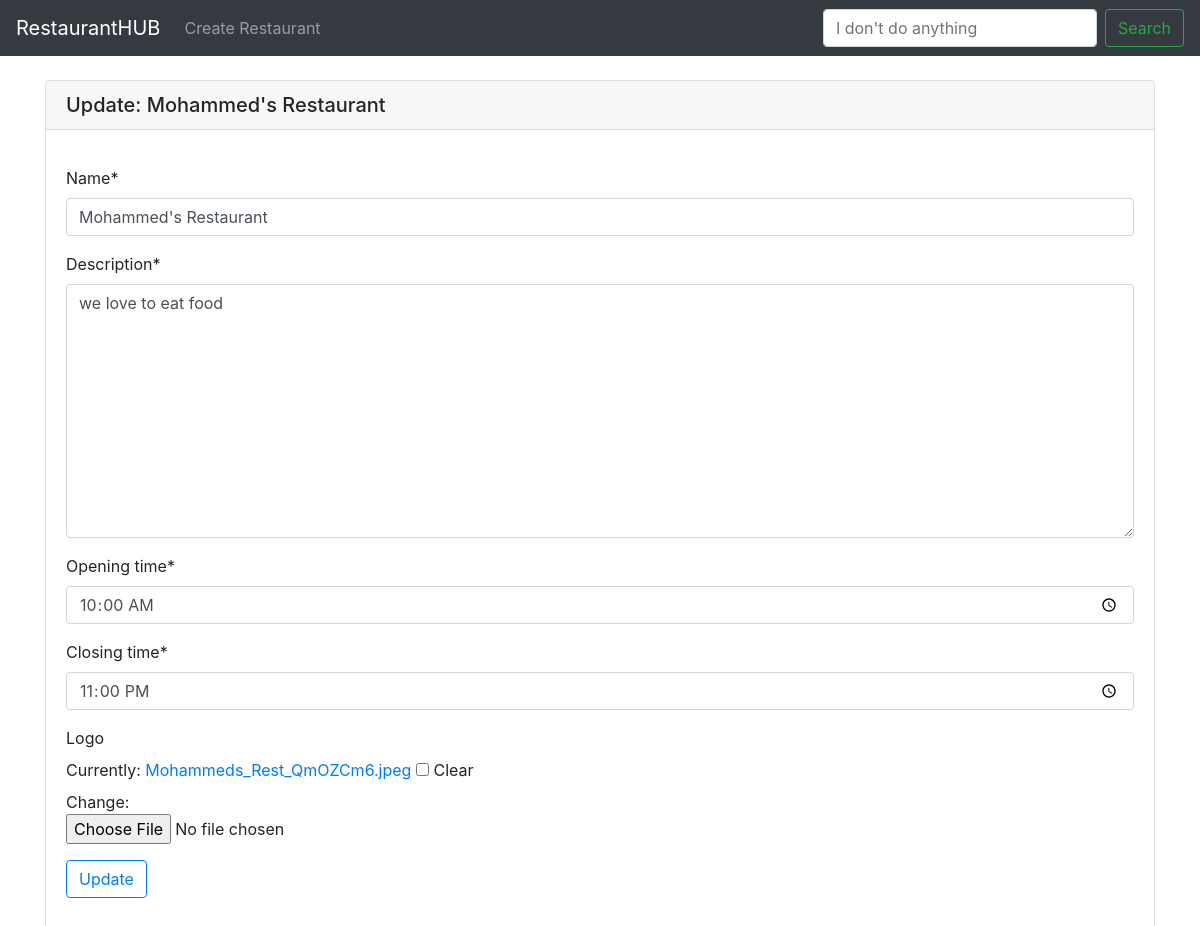
The app's page /restaurants/update/5/ with its own data.
### restaurants/models.py (models this page shows)
class Restaurant(models.Model):
    name = models.CharField(max_length=120)
    description = models.TextField()
    opening_time = models.TimeField()
    closing_time = models.TimeField()
    logo = models.ImageField(null=True, blank=True)

### restaurants/views.py (the view)
# urls.py: path('restaurants/update/<int:restaurant_id>/',views.restaurant_update ,name='restaurant-update'),
def restaurant_update(request, restaurant_id):
    restaurant_obj = Restaurant.objects.get(id=restaurant_id)
    form = RestaurantForm(instance=restaurant_obj)
    if request.method == "POST":
        form = RestaurantForm(request.POST, request.FILES, instance=restaurant_obj)
        if form.is_valid():
            form.save()
            return redirect('restaurant-list')
    context = {
        "restaurant_obj": restaurant_obj,
        "form":form,
    }
    return render(request, 'update.html', context)

### restaurants/forms.py
class RestaurantForm(forms.ModelForm):
    class Meta:
        model = Restaurant
        fields = '__all__'
        widgets = {
        	'opening_time': forms.TimeInput(attrs={'type':'time'}),
        	'closing_time': forms.TimeInput(attrs={'type':'time'}),
        }

### restaurants/templates/update.html (shortened to what this page needs)
{% extends "base.html" %}
{% load crispy_forms_tags %}
{% block content %}
<br>
<div class="card">
  <h5 class="card-header">Update: {{restaurant_obj.name}}</h5>
  <div class="card-body">
    <p class="card-text">
        <form action="{% url 'restaurant-update' restaurant_obj.id %}" method="POST" enctype="multipart/form-data">
            {{form|crispy}}
            <input type="submit" value="Update" class="btn btn-outline-primary">
        </form>
    </p>
  </div>
</div>
{% endblock content %}

### records on screen
Restaurant: name "Mohammed's Restaurant", description "we love to eat food", opening_time "10:00:00", closing_time "23:00:00"
